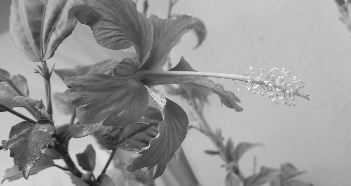
%> input picture NeighborBasedOperations/Sharpening Filters/UnsharpedFiltering/flower.png, 351 x 186 px
$ octave unsharpedFiltering.m   (GNU Octave 9; MATLAB toolbox functions it lacks are replaced by stand-ins)
%> lines starting %> are read from the running program, lines starting %| are printed output that depends on the picture

    % reading and converting an image to grayscale
    A = rgb2gray(imread('flower.png'));
%> A: size 186x351 uint8; min 22, max 252, mean 150

    %taking size of an image A using size() function
    [R C] = size(A);
%> R = 186; C = 351

    %creating an image of size [R C]
    averagedImage = zeros(R,C);

    n =3;
    %these are helping variables to generalize the code to fit for any size of image andfilter (3*3,5*5,7*7, and so on)
    terminator = n/2;
    start = ceil(terminator);
    term2 = floor(terminator);

    %as this is the box averaging so the mask(variable-it's not the term mask used in averaging concept) should be 1/ (n*n)
    mask= 1/(n * n);

    %-------------------Convolution (Averaging) Filter---------------------%

    %general code for making a filter/mask
    myFilter= zeros(n,n);
    for i=1:1:n
       for j=1:1:n
          myFilter(i,j) = mask;
       end
    end

    %now taking matrix (of size filter) and multiplying it with filter and then
    %convert the 2d array into 1d array and get the total sum of this 1d array
    %and place this value at filteredimage(i,j)

    for i=start:1:R-term2
       for j = start:1:C-term2

          % Here i'm doing like if the filter size is 3*3 then the matrix
          % temp will start from (2,2) of an image A and if 5*5 then start
          % from (3,3) of image A
          myTemp= A( i-term2 : i + term2 , j - term2 : j + term2);

          %converting temp matrix into double as our filter is in double
          Temp = double(myTemp);

          %multiplying the 2 matrices
          convolutionedMatrix = Temp .* myFilter;

          %converting 2d array into 1d
          reshapedMatrix=reshape(convolutionedMatrix,1,[]);

          %getting total sum of this array
          myNRS = sum(reshapedMatrix);

          % placing this sum at filterimage(i,j)
          averagedImage(i,j) = myNRS;
      end
    end
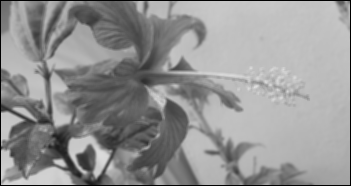
%> averagedImage: size 186x351 double; min 0, max 223.4, mean 147.3

    %subtracting the blurr image from the original image to get edges
    B = A - uint8(averagedImage);
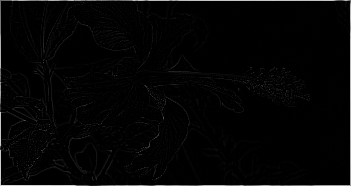
%> B: size 186x351 uint8; min 0, max 214, mean 4.4

    %add the edges into the original image to get sharpened image
    sharpenedImage = A  + B;
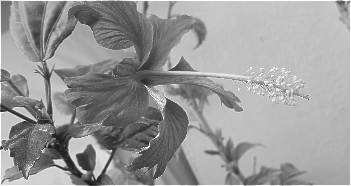
%> sharpenedImage: size 186x351 uint8; min 22, max 255, mean 153.1

    %displaying the 2 images. One is Original Image and the other one is Edges
    figure; imshow(A,[]); title('Original Image');

    figure; imshow(B,[]); title('Edges');

    figure; imshow(sharpenedImage,[]); title('Sharpened Image');
